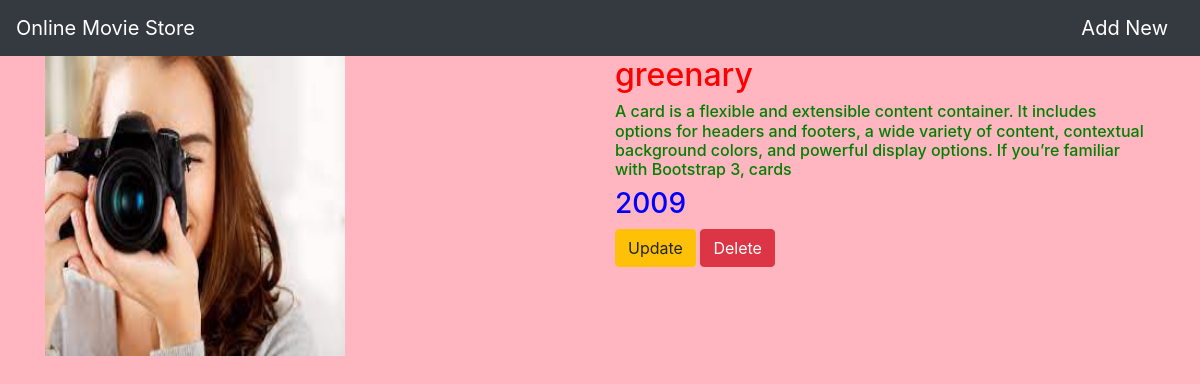
Screenshot of /movie/7 with the database file from the repository.
### movieapp/models.py (models this page shows, shortened)
class movie(models.Model):
    name=models.CharField(max_length=250)
    desc=models.TextField()
    year=models.IntegerField()
    img=models.ImageField(upload_to='gallery')

### movieapp/views.py (the view)
# urls.py: path('movie/<int:movie_id>',views.detail,name='detail'),
def detail(request,movie_id):
    moviee=movie.objects.get(id=movie_id)
    return render(request,"detail.html",{'movie':moviee})

### templates/detail.html
{% extends 'base.html' %}
{% block body %}
<div class="container">
    <div class="row">
        <div class="col-md-6">
            <img src="{{movie.img.url}}" width="300" height="300">
        </div>
<div class="col-md-6">
    <h2 style="color:red;">{{movie.name}}</h2>
    <h6 style="color:green;">{{movie.desc}}</h6>
    <h3 style="color:blue;">{{movie.year}}</h3>
<a class="btn btn-warning" href="{% url 'movieapp:update' movie.id %}">Update</a>
<a class="btn btn-danger" href="{% url 'movieapp:delete' movie.id %}">Delete</a>
    </div>
        </div>
</div>
{% endblock %}

### static/style.css (style rules this page uses)
body { background-color:lightpink; }

### rows the page displays
movie: img (picture), name "greenary", desc "A card is a flexible and extensible content container. It includes options for headers and footers, a wide variety of content, contextual background colors, and powerful display options. If you’re familiar with Bootstrap 3, cards", year "2009"
